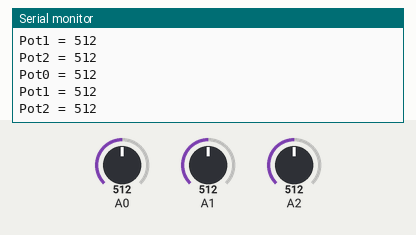
Simulated run of this sketch. Board: Arduino Uno, built with avr-gcc and run on an emulated ATmega328P. Parts: the last lines printed to the serial monitor. Inputs (shaded band) come from the test bench; at power-on: A0 = 512, A1 = 512, A2 = 512.

Above: at 1.8 s.
1.9 s: A0 set to 716
At 2.8 s:
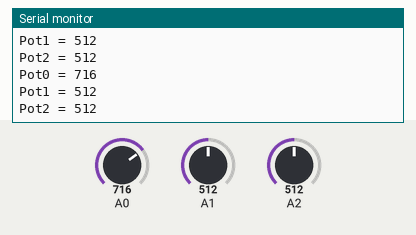
3.4 s: A1 set to 716
At 4.6 s:
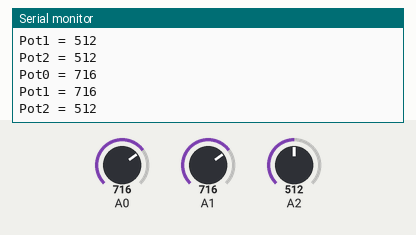
4.9 s: A2 set to 716
At 5.4 s:
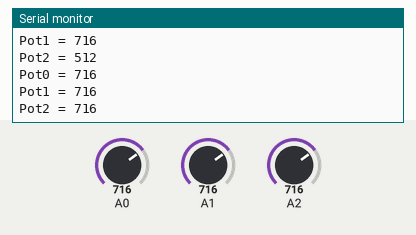
6.4 s: A0 set to 900
At 7.7 s:
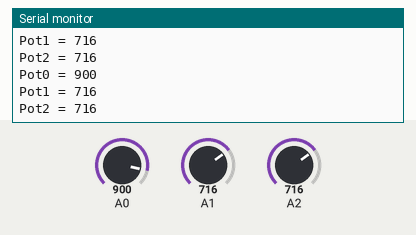
7.9 s: A1 set to 900
At 8.8 s:
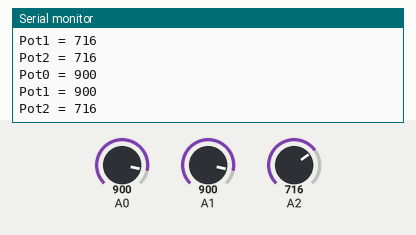
9.4 s: A2 set to 900
At 10.6 s:
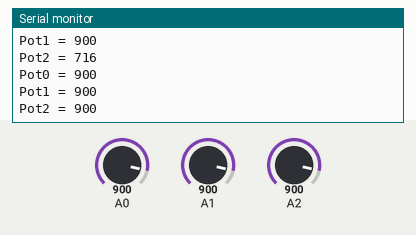
Timing chart, 0 to 11.9 s (numbered marks = the images above; inputs shaded):
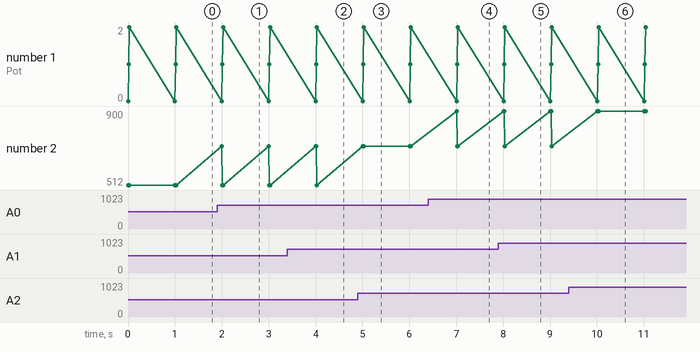

The sketch:

sketch_aug03a.ino
```cpp
void setup() {
  Serial.begin(9600);
}

void loop() {
  int pot0 = analogRead(A0);
  int pot1 = analogRead(A1);
  int pot2 = analogRead(A2);

  Serial.print("Pot0 = ");
  Serial.println(pot0);
  Serial.print("Pot1 = ");
  Serial.println(pot1);
  Serial.print("Pot2 = ");
  Serial.println(pot2);
  Serial.println("");
  delay(1000);
}
```

Measured:
- after the input at 1.9 s, the serial monitor: prints a new line after 0.10 s (image 1)
- after the input at 3.4 s, the serial monitor: prints a new line after 0.62 s (image 2)
- after the input at 4.9 s, the serial monitor: prints a new line after 0.13 s (image 3)
- after the input at 6.4 s, the serial monitor: prints a new line after 0.61 s (image 4)
- after the input at 7.9 s, the serial monitor: prints a new line after 0.12 s (image 5)
- after the input at 9.4 s, the serial monitor: prints a new line after 0.64 s (image 6)
